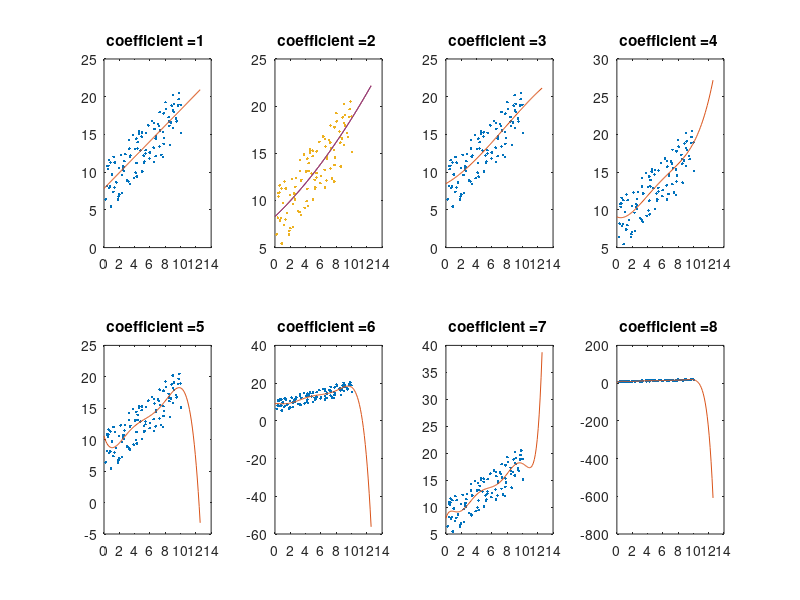

This figure's MATLAB source:

A = importdata('LS.csv');
x=A.data(:,1)
y=A.data(:,2)


p = polyfit(x,y,1);
x1 = linspace(0,4*pi);
y1 = polyval(p,x1);
figure(1)
subplot(2,4,1),plot(x,y,'.');
hold on
plot(x1,y1)
title('coefficient =1 ')
hold off

p = polyfit(x,y,2);
x1 = linspace(0,4*pi);
y1 = polyval(p,x1);
subplot(2,4,2)
plot(x,y,'.');
hold on
title('coefficient =2 ')
plot(x1,y1)

p = polyfit(x,y,2);
x1 = linspace(0,4*pi);
y1 = polyval(p,x1);
subplot(2,4,2)
plot(x,y,'.');
hold on
title('coefficient =2 ')
plot(x1,y1)


p = polyfit(x,y,3);
x1 = linspace(0,4*pi);
y1 = polyval(p,x1);
subplot(2,4,3)
plot(x,y,'.');
hold on
title('coefficient =3 ')
plot(x1,y1)


p = polyfit(x,y,4);
x1 = linspace(0,4*pi);
y1 = polyval(p,x1);
subplot(2,4,4)
plot(x,y,'.');
hold on
title('coefficient =4 ')
plot(x1,y1)


p = polyfit(x,y,5);
x1 = linspace(0,4*pi);
y1 = polyval(p,x1);
subplot(2,4,5)
plot(x,y,'.');
hold on
title('coefficient =5 ')
plot(x1,y1)

p = polyfit(x,y,6);
x1 = linspace(0,4*pi);
y1 = polyval(p,x1);
subplot(2,4,6)
plot(x,y,'.');
hold on
title('coefficient =6 ')
plot(x1,y1)

p = polyfit(x,y,7);
x1 = linspace(0,4*pi);
y1 = polyval(p,x1);
subplot(2,4,7)
plot(x,y,'.');
hold on
title('coefficient =7 ')
plot(x1,y1)

p = polyfit(x,y,8);
x1 = linspace(0,4*pi);
y1 = polyval(p,x1);
subplot(2,4,8)
plot(x,y,'.');
hold on
title('coefficient =8 ')
plot(x1,y1)


